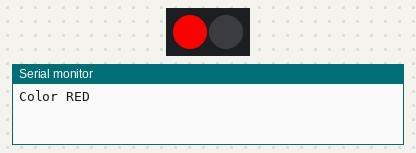
The sketch below on a simulated Arduino Uno, built with avr-gcc and run on an emulated ATmega328P. On the bench: 2 RGB LEDs in strip order, left to right, the last lines printed to the serial monitor.

Above: at 0.2 s.
At 1.7 s:
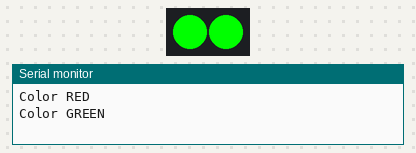
At 3.7 s:
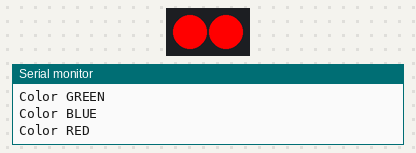
At 5.7 s:
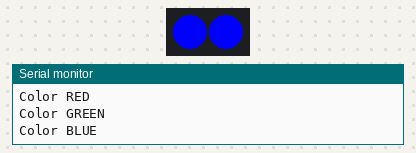
Timing chart, 0 to 6.9 s (numbered marks = the images above):
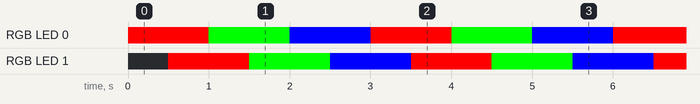

Measured:
- by itself, RGB LED 0, RGB LED 1: repeats every 3.0 s: RGB(0, 255, 0) 1.0 s, RGB(0, 0, 255) 1.0 s, RGB(255, 0, 0) 1.0 s
- by itself, everything shown: repeats every 3.0 s, in 6 steps

The sketch:

hl_mini_rgb_check.ino
```cpp
// (licence header left out)
// Подключение библиотеки адресных светодиодов
#include <Adafruit_NeoPixel.h>

// Вывод с подключенными адресными светодиодами
const int PIXELS_PIN = 13;
// Количество адресных светодиодов
const int PIXELS_NUM = 2;

// Создание объекта для адресных светодиодов
Adafruit_NeoPixel Pixels(PIXELS_NUM, PIXELS_PIN, NEO_GRB + NEO_KHZ800);

void setup() {
  // Настройка скорости отладочного порта
  Serial.begin(9600);
  // Инициализация объекта адресных светодиодов
  Pixels.begin();
  // Выключение всех адресных светодиодов
  Pixels.clear();
}

void loop() {
  Serial.println("Color RED");
  for (int i = 0; i < PIXELS_NUM; i++) {
    Pixels.setPixelColor(i, Pixels.Color(255, 0, 0)); // Красный
    Pixels.show();
    delay(500);
  }
  Serial.println("Color GREEN");
  for (int i = 0; i < PIXELS_NUM; i++) {
    Pixels.setPixelColor(i, Pixels.Color(0, 255, 0)); // Зеленый
    Pixels.show();
    delay(500);
  }
  Serial.println("Color BLUE");
  for (int i = 0; i < PIXELS_NUM; i++) {
    Pixels.setPixelColor(i, Pixels.Color(0, 0, 255)); // Синий
    Pixels.show();
    delay(500);
  }
}
```
